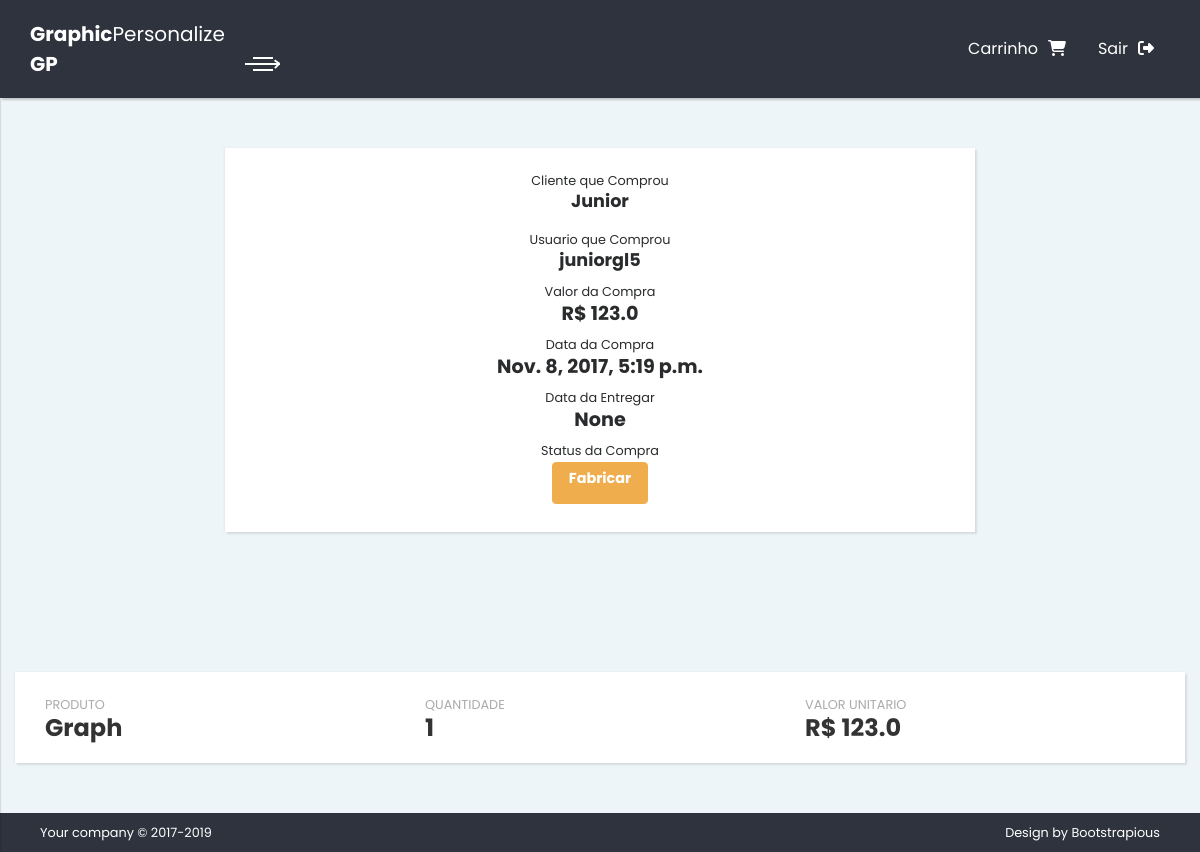
/detalhar-ordem/16, run on the app's committed database.
### store/models.py (models this page shows)
class Order(models.Model):
    SHOPPING = 0
    FINISHED = 1
    FACTORY = 2
    DELIVERED = 3
    STATUS= (
        (SHOPPING, 'comprando'),
        (FINISHED, 'finalizada'),
        (FACTORY, 'fabricar'),
        (DELIVERED, 'entregue'),
    )
    name = models.CharField('Cliente', max_length= 150, null=True)
    valueTotal = models.FloatField('Valor Total', null=True, default=0)
    status = models.IntegerField('Status', choices=STATUS, default=SHOPPING)
    dateStart = models.DateTimeField('Data Compra', auto_now=True)
    dateEnd = models.DateTimeField('Data Entrega', null=True)
    user = models.ForeignKey(User, verbose_name="Usuario")
    class Meta:
        verbose_name = 'Ordem'
        verbose_name_plural = 'Ordens'
        ordering = ['dateStart']

class Cart(models.Model):
    amounts = models.IntegerField('Quantidade')
    value = models.FloatField('Valor', default=0)
    product = models.ForeignKey(Product, verbose_name="Produto")
    order = models.ForeignKey(Order, verbose_name="Ordem")
    class Meta:
        verbose_name = 'Carrinho'
        verbose_name_plural = 'Carrinhos'
        ordering = ['order']

### accounts/models.py (models this page shows, shortened)
class User(AbstractBaseUser, PermissionsMixin):
    ROOT = 0
    ADM = 1
    SALESMAN = 2
    CUSTOMER = 3
    TYPES = (
        (ROOT, 'Root'),
        (ADM, 'Administrador'),
        (SALESMAN, 'Vendedor'),
        (CUSTOMER, 'Cliente')
    )
    ACTIVATED = 0
    DISABLED = 1
    BLOCKED = 2
    STATUS = (
        (ACTIVATED, 'activated'),
        (DISABLED, 'disabled'),
        (BLOCKED, 'blocked'),
    )
    name = models.CharField('Nome', max_length=150)
    email = models.EmailField('Email', unique=True)
    phone = models.CharField('Telefone', max_length=40, null=True)
    status = models.IntegerField('Status', choices=STATUS, default=ACTIVATED)
    username = models.CharField('Usuário', max_length=30, unique=True, validators=[
    validators.RegexValidator(
        re.compile('^[\w.@+-]+$'),
            'Informe o nome de usuário válido',
            'Este valor deve conter apenas letras, números '
            'e os caracteres: @/./+/-/_ .',
            'Inválido'
            )
        ], help_text='Um nome curto que será usado para identificá-lo de forma única no sistema'
    )
    nivel = models.IntegerField('Nível', choices=TYPES, default=CUSTOMER)
    is_staff = models.BooleanField('Equipe', default=False)
    is_active = models.BooleanField('Ativo', default=True)
    USERNAME_FIELD = 'username'
    REQUIRED_FIELDS = ['email', 'name']
    objects = UserManager()
    class Meta:
        verbose_name = 'Usuário'
        verbose_name_plural = 'Usuários'
        ordering = ['name']
    def __str__(self):
        return self.name

### products/models.py (models this page shows)
class Product(models.Model):
    name = models.CharField('Nome', max_length=150)
    size = models.CharField('Tamanho', max_length=30)
    description = models.TextField('Descrição', blank=True)
    acquiredValue = models.IntegerField('Valor de Frabricacao', blank=True ,default=0)
    amount = models.IntegerField('Quantidade')
    saleValue = models.IntegerField('Valor de Venda')
    category = models.ForeignKey(Category, verbose_name="Categoria")
    def __str__(self):
        return self.name
    class Meta:
        verbose_name = 'Produto'
        verbose_name_plural = 'Produtos'
        ordering = ['name']

### store/viewsdashboard.py (the view, shortened to what this page needs)
class DetailOrderView(DetailView):
    model = Order
    context_object_name = 'order'
    template_name = 'detail_order.html'
    def get_context_data(self, **kwargs):
        context = super(DetailOrderView, self).get_context_data(**kwargs)
        context['form'] = OrderCreationdeForm(self.request.POST or None, instance=context['order'])
        context['ord'] = Order.objects.get(pk=self.kwargs['pk'])
        context['cart_items'] = Cart.objects.filter(order=self.kwargs['pk'])
        return context

### store/templates/detail_order.html (shortened to what this page needs)
{% extends "base_dashboard.html" %}
{% load widget_tweaks %}
{% block content %}
<section class="dashboard-header">
  <div class="container-fluid">
    <div class="row">
     <div class="statistics col-lg-8 offset-2 col-12">
        <div class="card">
            <div class="card-body text-center">
                 <form method="POST">
                  <div class="form-group">
                    {% if not ord.name %}
                    <label for="{{form.name.auto_id}}" class="form-control-label">{{form.name.label}}</label>
                    {% render_field form.name class="form-control" %}
                    {% else %}
                    <small>Cliente que Comprou</small><h3 class="h4">{{ord.name}}</h3>
                    {% endif %}
                  </div>
                  <div class="text">
                      <small>Usuario que Comprou</small><h3 class="h4">{{ord.user}}</h3>
                  </div>
                  <div class="text">
                      <small>Valor da Compra</small><h3>R$ {{ord.valueTotal}}</h3>
                  </div>
                  <div class="text">
                      <small>Data da Compra</small><h3>{{ord.dateStart}}</h3>
                  </div>
                  <div class="text">
                      <small>Data da Entregar</small><h3>{{ord.dateEnd}}</h3>
                  </div>
                  <div class="text">
                      <small>Status da Compra</small>
                      <h3>
                      {% if ord.status == 2  %}
                         <button type="button" class="btn btn-warning" data-toggle="modal" data-target="#statusModal">
                            <h5>Fabricar</h5>
                         </button>
                      {% endif %}
                      </h3>
                  </div>
                </form>
            </div>
        </div>
     </div>
    </div>
  </div>
</section>
<section class="client">
<div class="container-fluid">
  <div class="row">
      <div class="statistics col-lg-12 ">
          {% for item in cart_items %}
          <div class="row statistic d-flex align-items-center bg-white has-shadow">
            <div class="col-lg-4">
                <div class="text"><small>Produto</small><br><strong>{{item.product}}</strong></div>
            </div>
            <div class="col-lg-4">
                  <div class="text"><small>Quantidade</small><br><strong>{{item.amounts}}</strong></div>
            </div>
            <div class="col-lg-4">
                <div class="text"><small>Valor Unitario</small><br><strong>R$ {{item.value}}</strong></div>
            </div>
          </div>
          {% endfor %}
      </div>
  </div>
</div>
</section>
{% endblock  %}

### core/static/css/style.blue.css (style rules this page uses)
body { overflow-x: hidden; }
section { padding: 50px 0; }
.container-fluid { padding: 0 30px; }
button, input { outline: none !important; }
.card { border-radius: 0; border: none; margin-bottom: 40px; box-shadow: 2px 2px 2px rgba(0, 0, 0, 0.1), -1px 0 2px rgba(0, 0, 0, 0.05); }
.card-body { padding: 20px; }
.bg-white { background: #fff !important; }
.has-shadow { box-shadow: 2px 2px 2px rgba(0, 0, 0, 0.1), -1px 0 2px rgba(0, 0, 0, 0.05); }
.statistic { padding: 20px 15px; margin-bottom: 15px; }
.statistic:last-of-type { margin-bottom: 0; }
.statistic strong { font-size: 1.5em; color: #333; font-weight: 700; line-height: 1; }
.statistic small { color: #aaa; text-transform: uppercase; }
button, input[type='submit'] { cursor: pointer; font-family: inherit; font-weight: 300 !important; }
.btn { font-weight: normal; line-height: 1.25; border: 1px solid transparent; padding: 0.5rem 1rem; font-size: 1rem; border-radius: 0.25rem; transition: all 0.2s ease-in-out; }
.btn-warning { color: #fff; background-color: #f0ad4e; border-color: #f0ad4e; }
body { font-family: "Poppins", sans-serif; font-size: 1rem; font-weight: normal; line-height: 1.5; color: #292b2c; background-color: #fff; }
h1, h2, h3, h4, h5, h6, .h1, .h2, .h3, .h4, .h5, .h6 { margin-bottom: 0.5rem; font-family: "Poppins", sans-serif; font-weight: 700; line-height: 1.1; color: inherit; }
h3, .h3 { font-size: 1.2rem; }
h4, .h4 { font-size: 1.1rem; }
h5, .h5 { font-size: 0.9rem; }

### data on the page
Order: name "Junior", user "juniorgl5", valueTotal "123.0", dateStart "Nov. 8, 2017, 5:19 p.m.", dateEnd "None"
Cart: product "Graph", amounts "1", value "123.0"
